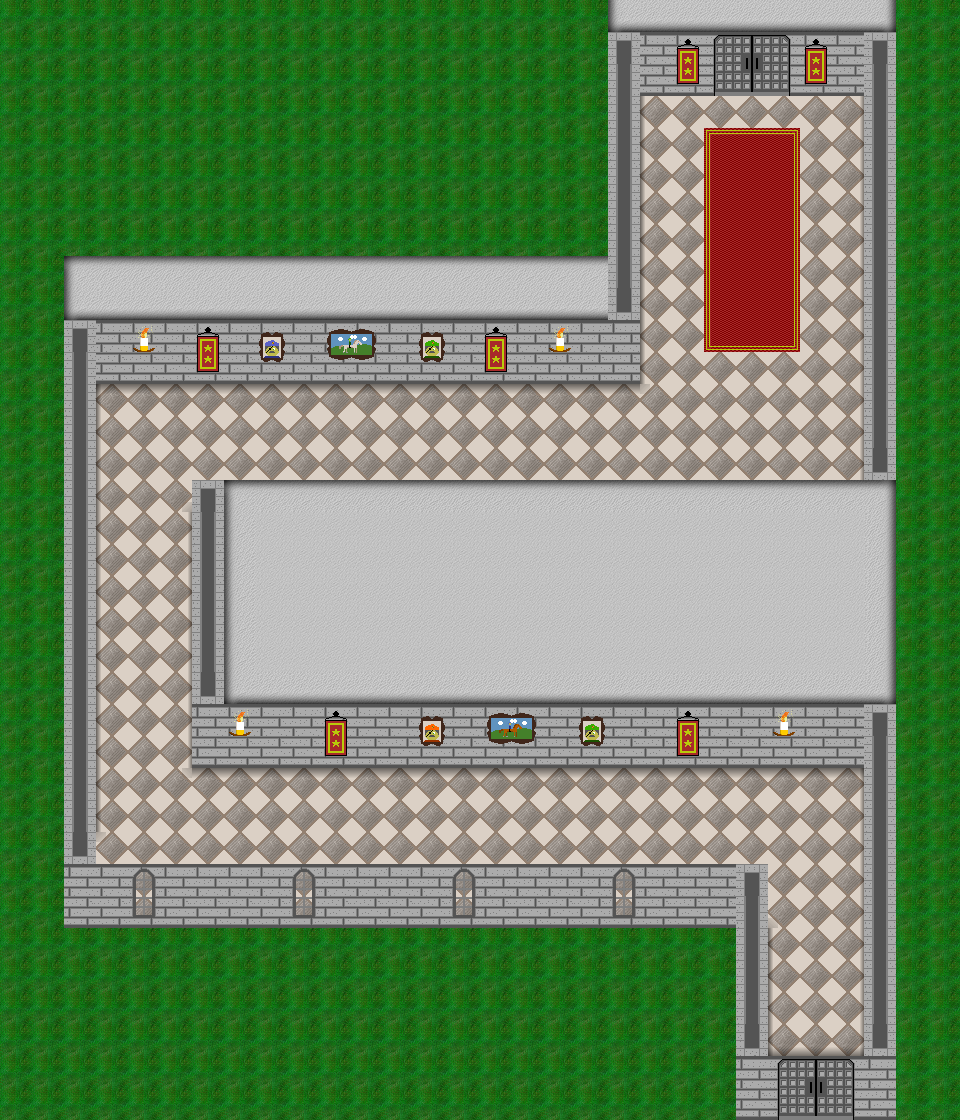

Rendered tile map (Tiled .tmx) drawn with the repository's tilesets; below, a short description and the map source with its tile grids summarised:
An orthogonal 30x35 tile map with 32x32 px tiles, 8 tile layers (Collision_TL, Background_TL, Terrain_TL, Sprite_TL, ...), 4 tilesets and 4 objects (2x MessageZone, InZone, OutZone).

<map version="1.0" tiledversion="1.0.2" orientation="orthogonal" renderorder="right-down" width="30" height="35" tilewidth="32" tileheight="32" nextobjectid="13">
 <tileset firstgid="1" source="terrainSet.tsx" />
 <tileset firstgid="56" source="CollisionMap.tsx" />
 <tileset firstgid="106" source="VieuxSprites.tsx" />
 <tileset firstgid="131" name="indoor_terrain_set" tilewidth="32" tileheight="32" tilecount="50" columns="5">
  <image source="img/indoor_terrain_set.png" width="160" height="320" />
  <terraintypes>
   <terrain name="Ceramic" tile="0" />
  </terraintypes>
  <tile id="15" terrain=",,,0" />
  <tile id="16" terrain=",,0,0" />
  <tile id="17" terrain=",,0," />
  <tile id="20" terrain=",0,,0" />
  <tile id="21" terrain="0,0,0,0" />
  <tile id="22" terrain="0,,0," />
  <tile id="25" terrain=",0,," />
  <tile id="26" terrain="0,0,," />
  <tile id="27" terrain="0,,," />
  <tile id="30" terrain="0,0,0," />
  <tile id="31" terrain="0,0,,0" />
  <tile id="35" terrain="0,,0,0" />
  <tile id="36" terrain=",0,0,0" />
 </tileset>
 <layer name="Collision_TL" width="30" height="35">
  <data>[1050 cells, 317 non-empty, 1 distinct tile ids]</data>
 </layer>
 <layer name="Background_TL" width="30" height="35">
  <data>[1050 cells, 1043 non-empty, 14 distinct tile ids]</data>
 </layer>
 <layer name="Terrain_TL" width="30" height="35">
  <data>[1050 cells, 209 non-empty, 41 distinct tile ids]</data>
 </layer>
 <layer name="Sprite_TL" width="30" height="35">
  <data>[1050 cells, 0 non-empty, 0 distinct tile ids]</data>
 </layer>
 <layer name="SpriteHUD_TL" width="30" height="35">
  <data>[1050 cells, 0 non-empty, 0 distinct tile ids]</data>
 </layer>
 <layer name="Upper_TL" width="30" height="35">
  <data>[1050 cells, 272 non-empty, 22 distinct tile ids]</data>
 </layer>
 <layer name="GameHud_TL" width="30" height="35">
  <data>[1050 cells, 0 non-empty, 0 distinct tile ids]</data>
 </layer>
 <layer name="Menu_TL" width="30" height="35">
  <data>[1050 cells, 0 non-empty, 0 distinct tile ids]</data>
 </layer>
 <objectgroup name="IOZone_OL">
  <object id="5" name="InZone" type="InZone" x="787" y="949.58" width="54" height="37">
   <properties>
    <property name="StartPoint" value="InZone_01" />
   </properties>
  </object>
  <object id="6" name="OutZone" x="701.667" y="39" width="95" height="84.3333" />
  <object id="10" name="MessageZone" type="MessageZone" x="74.667" y="707.333" width="819" height="213.667">
   <properties>
    <property name="index" value="0" />
   </properties>
  </object>
  <object id="12" name="MessageZone" type="MessageZone" x="93" y="319.667" width="799" height="194.667">
   <properties>
    <property name="index" value="1" />
   </properties>
  </object>
 </objectgroup>
 <objectgroup name="Sprite_OL" />
</map>
